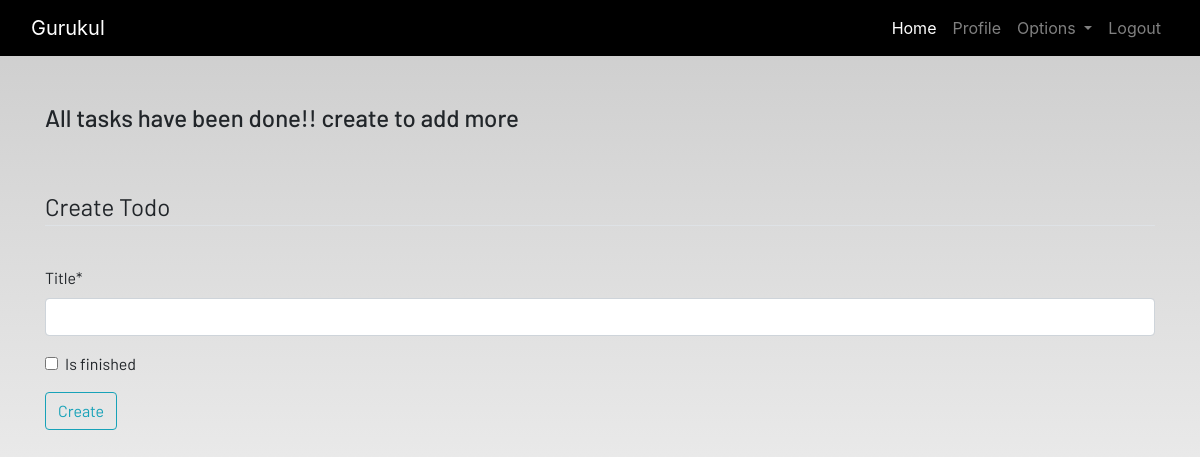
The app's page /todo (signed in), older data.
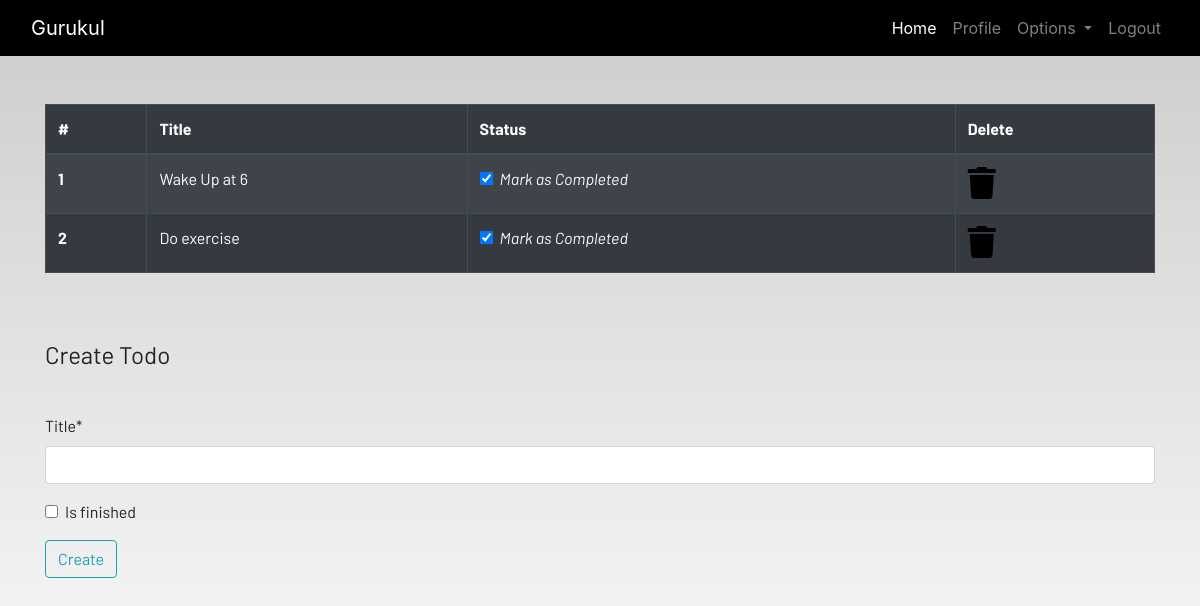
The same page, newer data.
### dashboard/models.py (models this page shows, shortened)
class Todo(models.Model):
    user = models.ForeignKey(User,on_delete=models.CASCADE)
    title = models.CharField(max_length=100)
    is_finished = models.BooleanField(default = False)

### dashboard/views.py (the view)
# urls.py: path('todo',views.todo,name='todo'),
@login_required
def todo(request):
    if request.method=="POST":
        form = TodoForm(request.POST)
        if form.is_valid():
            try:
                finished = request.POST["is_finished"]
                if finished == 'on':
                    finished = True
                else:
                    finished = False
            except:
                finished = False
            todos = Todo(user=request.user,title=request.POST['title'],is_finished=finished)
            todos.save()
            messages.success(request,f"Todo added from {request.user.username}")
    else:
        form = TodoForm()
    todos =Todo.objects.filter(user=request.user)
    return render(request,'dashboard/todo.html',{'todos':todos,'form':form})

### dashboard/forms.py
class TodoForm(forms.ModelForm):
    class Meta:
        model = Todo
        fields = ['title','is_finished']

### dashboard/templates/dashboard/todo.html (shortened to what this page needs)
{% extends 'dashboard/base.html' %}
{% load static %}
{% load crispy_forms_tags %}
{% block content %}
<div class="container">
    {% if todos.count != 0 %}
    <table class="table table-striped table-bordered table-hover table-dark">
        <thead>
            <tr>
                <th scope="col">#</th>
                <th scope="col">Title</th>
                <th scope="col">Status</th>
                <th scope="col">Delete</th>
            </tr>
        </thead>
        <tbody>
            {% for todo in todos %}
            <tr>
                <th scope="row">{{forloop.counter}}</th>
                <td>{{todo.title}}</td>
                <td>
                    <a href="{% url 'update-todo' todo.id %}">
                        <i class="form-check">
                            {% if todo.is_finished == True %}
                            <input class="form-check-input" type="checkbox" value="" checked >
                            {% else %}
                            <input class="form-check-input" type="checkbox" value=""  >
                            {% endif %}
                            <label class="form-check-label text-light" for="flexCheckDefault">
                                Mark as Completed
                            </label>
                        </i>
                    </a>
                </td>
                <td><a href="{% url 'delete-todo' todo.id %}"><i class="fa fa-trash fa-2x"></i></a></td>
            </tr>
            {% endfor %}
        </tbody>
    </table>
    {% else %}
    <h4>All tasks have been done!! create to add more</h4>
    {% endif %}
</div><br><br>
<div class="container">
    <form method="POST">
        <fieldset class="form-group">
            <legend class="border-bottom mb-4">Create Todo</legend>
        </fieldset>
        {{form|crispy}}
        <div class="form-group">
            <button href="" class="btn btn-outline-info" type="submit">
                Create
            </button>
        </div>
    </form>
</div>
{% endblock content %}

Row changes from the older to the newer data that the page shows:
added Todo: title "Wake Up at 6"
added Todo: title "Do exercise"
Text that changed along with them:
text no longer shown: "All tasks have been done!! create to add more"
text now shown: "# Title Status Delete"
